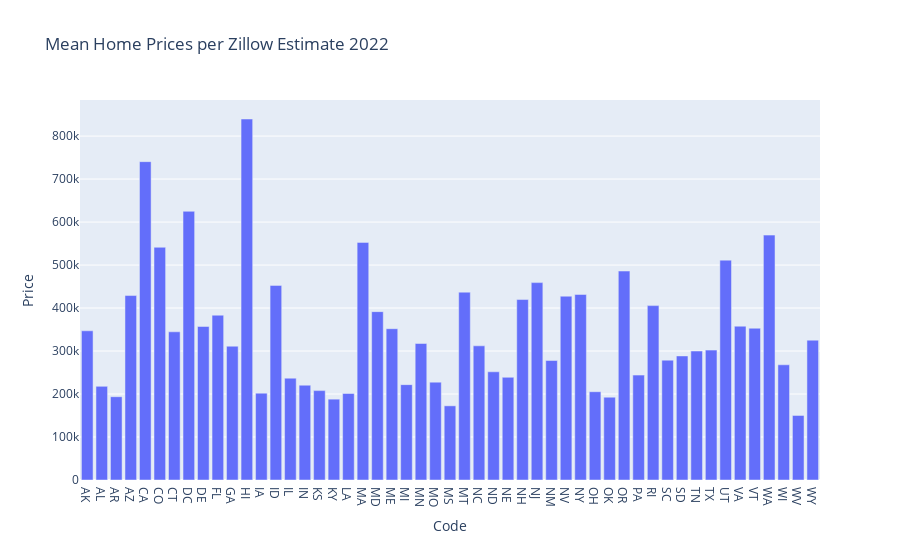

The notebook cell saved with this chart:
### Code cell
fig = px.bar(mean_2022, y='Price',title='Mean Home Prices per Zillow Estimate 2022')
fig.show()

### Figure 1 — Plotly figure (JSON) as saved in the notebook; plotly's stock layout.template omitted (floating-point values rounded to 4 significant figures)
{"data": [{"alignmentgroup": "True", "hovertemplate": "Code=%{x}<br>Price=%{y}<extra></extra>", "legendgroup": "", "marker": {"color": "#636efa", "pattern": {"shape": ""}}, "name": "", "offsetgroup": "", "orientation": "v", "showlegend": false, "textposition": "auto", "type": "bar", "x": ["AK", "AL", "AR", "AZ", "CA", "CO", "CT", "DC", "DE", "FL", "GA", "HI", "IA", "ID", "IL", "IN", "KS", "KY", "LA", "MA", "MD", "ME", "MI", "MN", "MO", "MS", "MT", "NC", "ND", "NE", "NH", "NJ", "NM", "NV", "NY", "OH", "OK", "OR", "PA", "RI", "SC", "SD", "TN", "TX", "UT", "VA", "VT", "WA", "WI", "WV", "WY"], "xaxis": "x", "y": [347100.0, 217800.0, 193700.0, 429000.0, 740500.0, 541400.0, 344700.0, 625000.0, 357100.0, 383300.0, 311200.0, 839700.0, 202100.0, 452700.0, 236900.0, 220600.0, 207900.0, 188000.0, 201200.0, 552700.0, 391600.0, 351900.0, 221800.0, 317500.0, 227600.0, 172500.0, 437000.0, 312100.0, 251700.0, 238900.0, 419800.0, 459100.0, 277900.0, 427600.0, 431600.0, 205400.0, 192600.0, 486000.0, 244000.0, 405600.0, 278800.0, 288600.0, 299900.0, 302100.0, 511400.0, 357800.0, 353000.0, 569600.0, 268000.0, 150200.0, 325300.0], "yaxis": "y"}], "layout": {"barmode": "relative", "legend": {"tracegroupgap": 0}, "title": {"text": "Mean Home Prices per Zillow Estimate 2022"}, "xaxis": {"anchor": "y", "domain": [0, 1], "title": {"text": "Code"}}, "yaxis": {"anchor": "x", "domain": [0, 1], "title": {"text": "Price"}}}}
